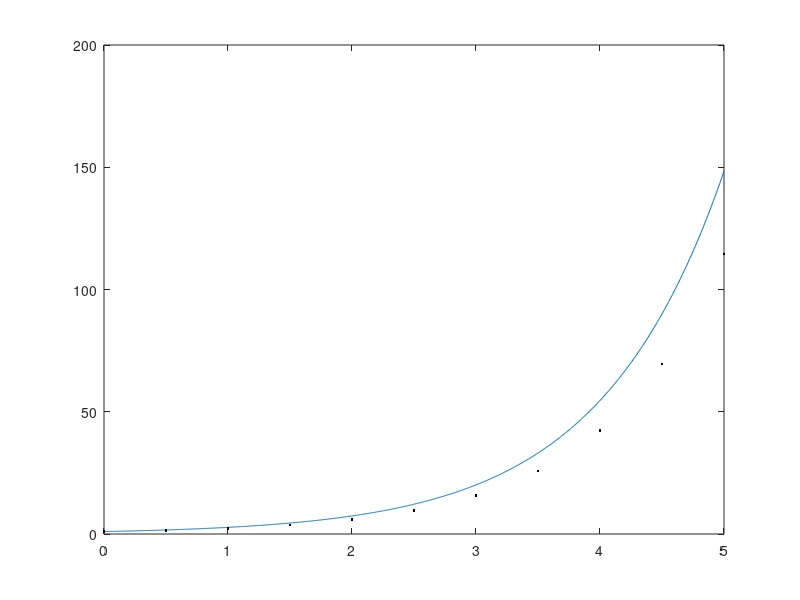

Write the MATLAB code that produced this figure.
%Approximate (simulate) an exponential function by integrating the derivative
%
%function to approximate y(t) = y0*exp(k*t)

%Simulation
dt = 0.5;
t_n = [0:dt:5];
k = 1;
y0 = 1;
index = 1;
y_n(index) = y0;
while(t_n(index)<max(t_n));
    %dy(index) = k*y_n(index)*dt;
    dy(index) = k*y0*exp(k*t_n(index))*dt;
    y_n(index+1) = y_n(index)+dy(index);
    index = index + 1;
end

%Calculate true Exponential
t = linspace(0,5,1000);
y = y0*exp(k*t);

%Plot results
plot(t, y, t_n, y_n, '.k');